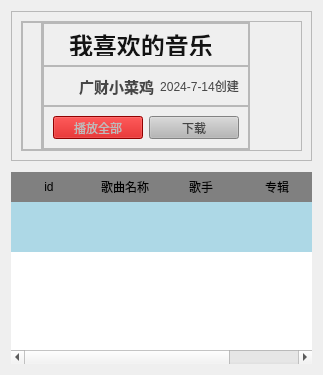
               <widget class="QWidget" name="page_3">
                <layout class="QVBoxLayout" name="verticalLayout_11" stretch="3,5">
                 <property name="spacing">
                  <number>11</number>
                 </property>
                 <property name="leftMargin">
                  <number>11</number>
                 </property>
                 <property name="topMargin">
                  <number>11</number>
                 </property>
                 <property name="rightMargin">
                  <number>11</number>
                 </property>
                 <property name="bottomMargin">
                  <number>11</number>
                 </property>
                 <item>
                  <widget class="QFrame" name="frame_22">
                   <property name="maximumSize">
                    <size>
                     <width>16777215</width>
                     <height>150</height>
                    </size>
                   </property>
                   <property name="frameShape">
                    <enum>QFrame::StyledPanel</enum>
                   </property>
                   <property name="frameShadow">
                    <enum>QFrame::Raised</enum>
                   </property>
                   <layout class="QHBoxLayout" name="horizontalLayout_16">
                    <item>
                     <widget class="QFrame" name="frame_23">
                      <property name="maximumSize">
                       <size>
                        <width>16777215</width>
                        <height>16777215</height>
                       </size>
                      </property>
                      <property name="frameShape">
                       <enum>QFrame::StyledPanel</enum>
                      </property>
                      <property name="frameShadow">
                       <enum>QFrame::Raised</enum>
                      </property>
                      <layout class="QHBoxLayout" name="horizontalLayout_13" stretch="4,1,10">
                       <property name="spacing">
                        <number>0</number>
                       </property>
                       <property name="leftMargin">
                        <number>0</number>
                       </property>
                       <property name="topMargin">
                        <number>0</number>
                       </property>
                       <property name="rightMargin">
                        <number>0</number>
                       </property>
                       <property name="bottomMargin">
                        <number>0</number>
                       </property>
                       <item>
                        <widget class="QFrame" name="frame_24">
                         <property name="maximumSize">
                          <size>
                           <width>150</width>
                           <height>16777215</height>
                          </size>
                         </property>
                         <property name="frameShape">
                          <enum>QFrame::StyledPanel</enum>
                         </property>
                         <property name="frameShadow">
                          <enum>QFrame::Raised</enum>
                         </property>
                         <layout class="QVBoxLayout" name="verticalLayout_16">
                          <property name="spacing">
                           <number>0</number>
                          </property>
                          <property name="leftMargin">
                           <number>0</number>
                          </property>
                          <property name="topMargin">
                           <number>0</number>
                          </property>
                          <property name="rightMargin">
                           <number>0</number>
                          </property>
                          <property name="bottomMargin">
                           <number>0</number>
                          </property>
                          <item>
                           <widget class="QLabel" name="label_10">
                            <property name="styleSheet">
                             <string notr="true">image: url(:/images/请选择你的伴侣 (1).jpg);</string>
                            </property>
                            <property name="text">
                             <string/>
                            </property>
                           </widget>
                          </item>
                         </layout>
                        </widget>
                       </item>
                       <item>
                        <widget class="QFrame" name="frame_25">
                         <property name="maximumSize">
                          <size>
                           <width>230</width>
                           <height>16777215</height>
                          </size>
                         </property>
                         <property name="frameShape">
                          <enum>QFrame::StyledPanel</enum>
                         </property>
                         <property name="frameShadow">
                          <enum>QFrame::Raised</enum>
                         </property>
                         <layout class="QVBoxLayout" name="verticalLayout_14" stretch="2,1,2,2">
                          <property name="spacing">
                           <number>0</number>
                          </property>
                          <property name="leftMargin">
                           <number>0</number>
                          </property>
                          <property name="topMargin">
                           <number>0</number>
                          </property>
                          <property name="rightMargin">
                           <number>0</number>
                          </property>
                          <property name="bottomMargin">
                           <number>0</number>
                          </property>
                          <item>
                           <widget class="QFrame" name="frame_28">
                            <property name="frameShape">
                             <enum>QFrame::StyledPanel</enum>
                            </property>
                            <property name="frameShadow">
                             <enum>QFrame::Raised</enum>
                            </property>
                            <layout class="QVBoxLayout" name="verticalLayout_15">
                             <item alignment="Qt::AlignBottom">
                              <widget class="QLabel" name="label_6">
                               <property name="maximumSize">
                                <size>
                                 <width>16777215</width>
                                 <height>33</height>
                                </size>
                               </property>
                               <property name="font">
                                <font>
                                 <pointsize>18</pointsize>
                                 <bold>true</bold>
                                </font>
                               </property>
                               <property name="styleSheet">
                                <string notr="true">color: rgb(19, 19, 19);
padding-left: 10px;</string>
                               </property>
                               <property name="text">
                                <string>我喜欢的音乐</string>
                               </property>
                              </widget>
                             </item>
                            </layout>
                           </widget>
                          </item>
                          <item>
                           <widget class="QFrame" name="frame_26">
                            <property name="styleSheet">
                             <string notr="true">QPushButton{
	border:none;
	color: rgb(70, 70, 70);
}</string>
                            </property>
                            <property name="frameShape">
                             <enum>QFrame::StyledPanel</enum>
                            </property>
                            <property name="frameShadow">
                             <enum>QFrame::Raised</enum>
                            </property>
                            <layout class="QHBoxLayout" name="horizontalLayout_14">
                             <item>
                              <widget class="QPushButton" name="pushButton_22">
                               <property name="styleSheet">
                                <string notr="true">    min-width:  20px;
    max-width:  20px;
    min-height: 20x;
    max-height: 20px;

    border-radius: 10px;
    border-width: 0 0 0 0;
    border-image: url(:/images/PixPin_2024-05-22_22-36-04.png)</string>
                               </property>
                               <property name="text">
                                <string/>
                               </property>
                              </widget>
                             </item>
                             <item>
                              <widget class="QPushButton" name="pushButton_23">
                               <property name="minimumSize">
                                <size>
                                 <width>0</width>
                                 <height>20</height>
                                </size>
                               </property>
                               <property name="font">
                                <font>
                                 <family>Microsoft YaHei UI</family>
                                 <pointsize>11</pointsize>
                                 <italic>false</italic>
                                 <bold>true</bold>
                                </font>
                               </property>
                               <property name="styleSheet">
                                <string notr="true">font: 700 11pt &quot;Microsoft YaHei UI&quot;;</string>
                               </property>
                               <property name="text">
                                <string>广财小菜鸡</string>
                               </property>
                               <property name="iconSize">
                                <size>
                                 <width>12</width>
                                 <height>12</height>
                                </size>
                               </property>
                              </widget>
                             </item>
                             <item>
                              <widget class="QPushButton" name="pushButton_24">
                               <property name="text">
                                <string>2024-7-14创建</string>
                               </property>
                              </widget>
                             </item>
                             <item>
                              <spacer name="horizontalSpacer_6">
                               <property name="orientation">
                                <enum>Qt::Horizontal</enum>
                               </property>
                               <property name="sizeHint" stdset="0">
                                <size>
                                 <width>40</width>
                                 <height>20</height>
                                </size>
                               </property>
                              </spacer>
                             </item>
                            </layout>
                           </widget>
                          </item>
                          <item>
                           <widget class="QFrame" name="frame_27">
                            <property name="frameShape">
                             <enum>QFrame::StyledPanel</enum>
                            </property>
                            <property name="frameShadow">
                             <enum>QFrame::Raised</enum>
                            </property>
                           </widget>
                          </item>
                          <item>
                           <widget class="QFrame" name="frame_29">
                            <property name="frameShape">
                             <enum>QFrame::StyledPanel</enum>
                            </property>
                            <property name="frameShadow">
                             <enum>QFrame::Raised</enum>
                            </property>
                            <layout class="QHBoxLayout" name="horizontalLayout_15">
                             <item>
                              <widget class="QPushButton" name="pushButton_25">
                               <property name="styleSheet">
                                <string notr="true">background-color: rgb(170, 0, 0);
background-color: rgb(202, 0, 0);
color: rgb(187, 187, 187);
font: 700 11pt &quot;Microsoft YaHei UI&quot;;
</string>
                               </property>
                               <property name="text">
                                <string>播放全部</string>
                               </property>
                              </widget>
                             </item>
                             <item>
                              <widget class="QPushButton" name="pushButton_26">
                               <property name="styleSheet">
                                <string notr="true">background-color: rgb(182, 182, 182);
border-color: rgb(208, 208, 208);
color: rgb(68, 68, 68);
font: 700 11pt &quot;Microsoft YaHei UI&quot;;
</string>
                               </property>
                               <property name="text">
                                <string>下载</string>
                               </property>
                              </widget>
                             </item>
                            </layout>
                           </widget>
                          </item>
                         </layout>
                        </widget>
                       </item>
                       <item>
                        <spacer name="horizontalSpacer_5">
                         <property name="orientation">
                          <enum>Qt::Horizontal</enum>
                         </property>
                         <property name="sizeHint" stdset="0">
                          <size>
                           <width>40</width>
                           <height>20</height>
                          </size>
                         </property>
                        </spacer>
                       </item>
                      </layout>
                     </widget>
                    </item>
                   </layout>
                  </widget>
                 </item>
                 <item>
                  <widget class="QTableWidget" name="tableWidget">
                   <property name="styleSheet">
                    <string notr="true">QTableWidget {
	border:none;
    background-color: white;
	gridline-color:lightblue;
}

QTableWidget::item {
    color: black;
    background-color: lightblue;
    padding: 0px; /* 设置单元格内边距为0像素 */
    border: 0px; /* 确保没有边框 */
}

QTableWidget::item:selected {
	border:none
}

QTableWidget::horizontalHeader {
    background-color: lightgray;
	border:none
}

QHeaderView::section:horizontal {
    background-color: gray;
    padding: 4px;
    border: 1px solid #6c6c6c;
	border:none
}

QHeaderView::section:vertical {
    background-color: lightgray;
    padding: 4px;
    border: 1px solid #6c6c6c;
	border:none
}
QTableWidget::item:hover{
	background-color: rgb(157, 157, 157);
	border:none
}

/* 设置QTableWidget中由自动扩列形成的向下滚动条的样式 */
QTableWidget QScrollBar:vertical {
    background: #f0f0f0; /* 设置背景颜色 */
    width: 15px; /* 设置宽度 */
}

QTableWidget QScrollBar::handle:vertical {
    background: #c0c0c0; /* 设置滑块颜色 */
    border-radius: 7px; /* 设置滑块圆角 */
}

QTableWidget QScrollBar::add-line:vertical, QTableWidget QScrollBar::sub-line:vertical {
    background: #d0d0d0; /* 设置箭头颜色 */
    height: 15px; /* 设置箭头高度 */
}</string>
                   </property>
                   <property name="rowCount">
                    <number>1</number>
                   </property>
                   <attribute name="horizontalHeaderMinimumSectionSize">
                    <number>14</number>
                   </attribute>
                   <attribute name="horizontalHeaderDefaultSectionSize">
                    <number>76</number>
                   </attribute>
                   <attribute name="verticalHeaderVisible">
                    <bool>false</bool>
                   </attribute>
                   <attribute name="verticalHeaderMinimumSectionSize">
                    <number>14</number>
                   </attribute>
                   <attribute name="verticalHeaderDefaultSectionSize">
                    <number>50</number>
                   </attribute>
                   <row/>
                   <column>
                    <property name="text">
                     <string>id</string>
                    </property>
                   </column>
                   <column>
                    <property name="text">
                     <string>歌曲名称</string>
                    </property>
                   </column>
                   <column>
                    <property name="text">
                     <string>歌手</string>
                    </property>
                   </column>
                   <column>
                    <property name="text">
                     <string>专辑</string>
                    </property>
                   </column>
                  </widget>
                 </item>
                </layout>
               </widget>
